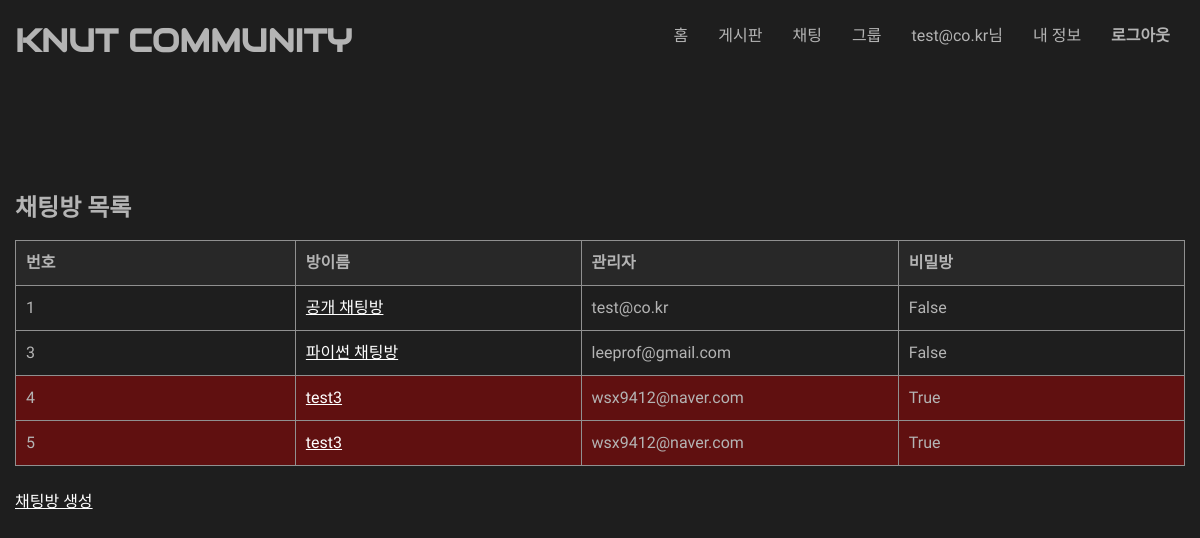
Screenshot of /classapp/chat/list/ (signed in) with the database file from the repository.
### classapp/models.py (models this page shows, shortened)
class Student(models.Model):
    email = models.EmailField(unique = True)
    password = models.CharField(max_length = 20)
    number = models.IntegerField()
    def __str__(self):
        return self.email

class Chatroom(models.Model):
    name = models.CharField(max_length = 200)
    secret = models.BooleanField(default = False)
    password = models.CharField(max_length = 50,blank=True)
    manager_s = models.ForeignKey(Student, on_delete = models.CASCADE,null=True,blank=True)
    manager_p = models.ForeignKey(Professor, on_delete = models.CASCADE,null=True,blank=True)

class Professor(models.Model):
    email = models.EmailField(unique = True)
    password = models.CharField(max_length = 20)
    number = models.IntegerField()
    def __str__(self):
        return self.email

### classapp/views.py (the view)
# urls.py: path('chat/list/',views.ChatroomListView.as_view(),name='chat_list'),  # 채팅방 목록 조회
class ChatroomListView(ListView):
	model = models.Chatroom
	def get(self, request, *args,**kwargs):
		if not request.session.get('login',False):
			return render(request, 'classapp/msg.html',{'msg':"권한이 없습니다"})
		object_list = models.Chatroom.objects.filter()
		return render(request,'classapp/chat_list.html',{'object_list':object_list})

### classapp/templates/classapp/chat_list.html
{% extends "classapp/base.html" %}
{% block content %}
<div class=board>
<h2>채팅방 목록</h2>
<table class="table">
        <thread>
        <tr>
            <th>번호</th>
            <th>방이름</th>
            <th>관리자</th>
            <th>비밀방</th>
        </tr>
        </thread>
        <tbody>
        {% for chatroom in object_list %}
        <tr>
            {% if chatroom.secret %}
            <td bgcolor=#601010>{{chatroom.id}}</td>
            <td bgcolor=#601010><a href="{% url 'classapp:chat_room' chatroom.id %}">{{ chatroom.name }}</a></td>
            <td bgcolor=#601010>
                {% if chatroom.manager_p != None %}
                    {{ chatroom.manager_p }}
                {% elif chatroom.manager_s != None%}
                    {{ chatroom.manager_s }}
                {% endif %}
            </td>
            <td bgcolor=#601010>{{ chatroom.secret }}</td>
            {% else %}
            <td >{{chatroom.id}}</td>
            <td ><a href="{% url 'classapp:chat_room' chatroom.id %}">{{ chatroom.name }}</a></td>
            <td >
                {% if chatroom.manager_p != None %}
                    {{ chatroom.manager_p }}
                {% elif chatroom.manager_s != None%}
                    {{ chatroom.manager_s }}
                {% endif %}
            </td>
            <td>{{ chatroom.secret }}</td>
            {% endif %}
        </tr>
        {% endfor %}
        </tbody>
</table>
</div>
<br>
<a href="{% url 'classapp:chat_create' %}">채팅방 생성</a>
{% endblock content %}

### classapp/templates/classapp/base.html (shortened to what this page needs)
<!DOCTYPE html>
<html lang="en">
<head>
</head>
<body>
<header>
    <div class="wrapper">
        <h1>KNUT COMMUNITY</h1>
        <nav>
            <ul class="menu">
                <li><a href="{% url 'classapp:home' %}">홈</a></li>
                {% if request.session.login %}
                <li><a href="{% url 'classapp:board_list' %}">게시판</a></li>
                <li><a href="{% url 'classapp:chat_list' %}">채팅</a></li>
                <li><a href="{% url 'classapp:group_list' %}">그룹</a></li>
                <li><a>{{request.session.email}}님</a></li>
                    {% if request.session.user_type != 2 %}
                <li><a href="{% url 'classapp:myinfo' %}">내 정보</a></li>
                    {% endif %}
                <li><a href="{% url 'classapp:logout' %}"><b>로그아웃</b></a></li>
                {% else %}
                <li><a href="{% url 'classapp:register_select' %}">회원가입</a></li>
                <li><a href="{% url 'classapp:login' %}"><b>로그인</b></a></li>
                {% endif %}
            </ul>
        </nav>
    </div>
</header>
<br><br><br>
<br>
    <div id="content">
        {% block content %}{% endblock %}
    </div>
<br>
</body>
</html>

### classapp/templates/classapp/base.html (style rules this page uses)
header { height: 80px; background-color: #1E1E1E; font-family: 'Audiowide', cursive; }
h1 { color: rgb(180, 180, 180); line-height: 40px; float: left; }
.menu { float:right;font-family: 'Nanum Gothic', serif; }
.menu li { float:left;list-style:none; }
.menu a { text-decoration:none;line-height: 40px; color: rgb(180, 180, 180); padding: 0 15px; display: block; }
.wrapper { width:1170px;margin:0 auto; }
body a { color: white; }
body { width:1170px; margin:0 auto; background-color:#1E1E1E; color: rgb(180, 180, 180); font-family: 'Nanum Gothic', serif; line-height:1.5em }
.board table { border-collapse: collapse; text-align: left; line-height: 1.5; margin : auto; }
.board table th { background-color:rgb(40,40,40); width: 150px; padding: 10px; font-weight: bold; vertical-align: top; border: 1px solid #909090; }
.board table td { width: 350px; padding: 10px; vertical-align: top; border: 1px solid #909090; }

### rows the page displays
Student: session.email "test@co.kr"
Chatroom: id "1", name "공개 채팅방", manager_s "test@co.kr", secret "False"
Chatroom: id "3", name "파이썬 채팅방", manager_p "leeprof@gmail.com", secret "False"
Chatroom: id "4", name "test3", manager_s "wsx9412@naver.com", secret "True"
Chatroom: id "5", name "test3", manager_s "wsx9412@naver.com", secret "True"
